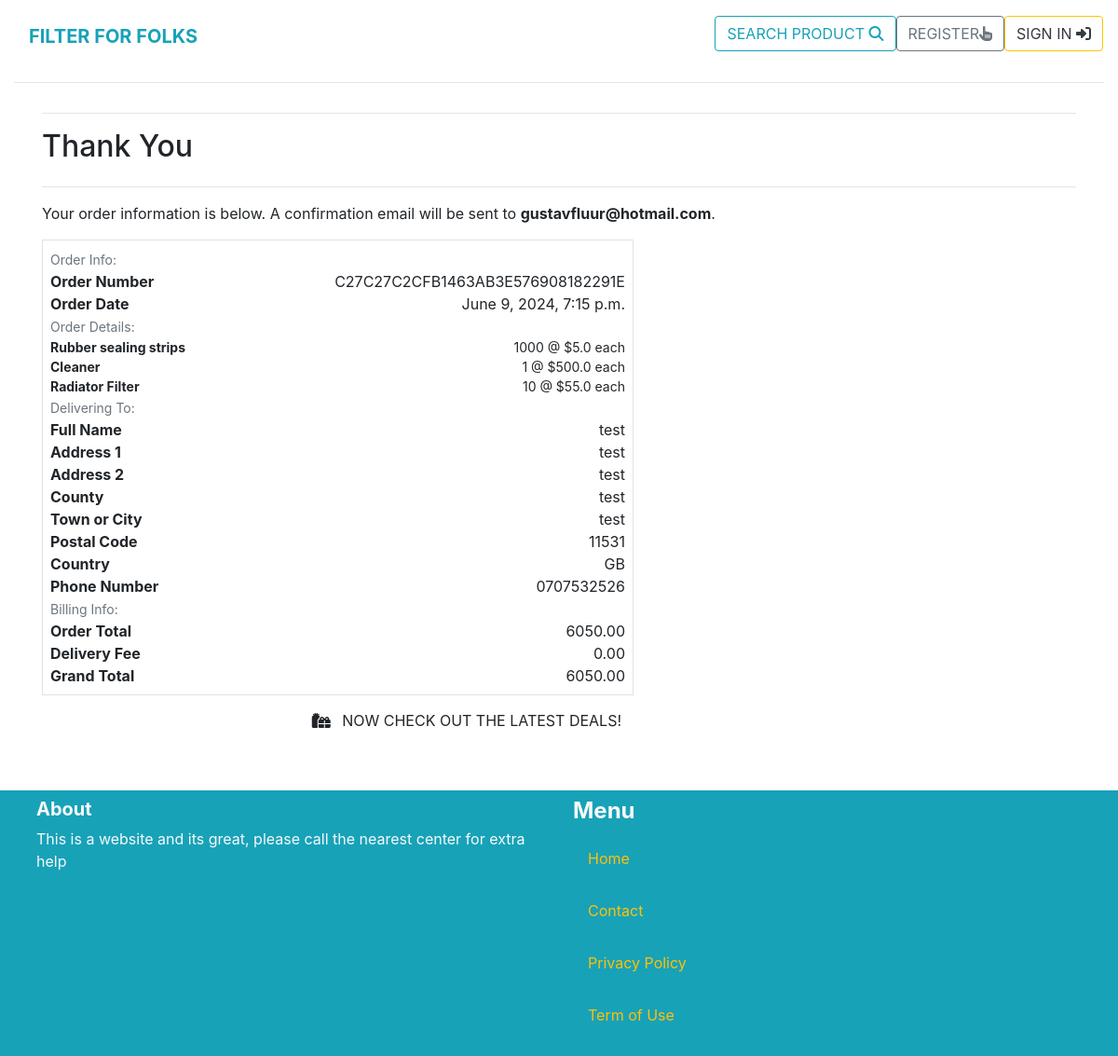
Screenshot of /checkout/checkout_success/C27C27C2CFB1463AB3E576908182291E with the database file from the repository.
### checkout/models.py (models this page shows, shortened)
class Order(models.Model):
    order_number = models.CharField(max_length=32, null=False, editable=False)
    user_account = models.ForeignKey(UserAccount, on_delete=models.SET_NULL,null=True, blank=True, related_name='orders')
    full_name = models.CharField(max_length=50, null=False, blank=False)
    email = models.EmailField(max_length=254, null=False, blank=False)
    phone_number = models.CharField(max_length=20, null=False, blank=False)
    country = CountryField(blank_label='Select Your Country *', null=False, blank=False)
    postcode = models.CharField(max_length=20, null=True, blank=True)
    town_or_city = models.CharField(max_length=40, null=False, blank=False)
    street_address1 = models.CharField(max_length=80, null=False, blank=False)
    street_address2 = models.CharField(max_length=80, null=True, blank=True)
    county = models.CharField(max_length=80, null=True, blank=True)
    date = models.DateTimeField(auto_now_add=True)
    delivery_cost = models.DecimalField(max_digits=6, decimal_places=2, null=False, default=0)
    order_total = models.DecimalField(max_digits=10, decimal_places=2, null=False, default=0)
    grand_total = models.DecimalField(max_digits=10, decimal_places=2, null=False, default=0)
    original_cart = models.TextField(null=False, blank=False, default='')
    stripe_pid = models.CharField(max_length=254, null=False, blank=False, default='')

class OrderLineItem(models.Model):
    order = models.ForeignKey(Order, null=False, blank=False, on_delete=models.CASCADE, related_name='lineitems')
    product = models.ForeignKey(Product, null=False, blank=False, on_delete=models.CASCADE)
    quantity = models.IntegerField(null=False, blank=False, default=0)
    lineitem_total = models.DecimalField(max_digits=6, decimal_places=2, null=False, blank=False, editable=False)

### product/models.py (models this page shows, shortened)
class Product(models.Model):
    category = models.ForeignKey('Category', null=True, blank=True, on_delete=models.CASCADE, related_name='products')
    sku = models.CharField(max_length=254,null=True,blank=True)
    name = models.CharField(max_length=300)
    description = models.TextField()
    price = models.FloatField()
    image = models.ImageField(upload_to='product_images', blank=True, null=True)

### checkout/views.py (the view)
# urls.py: path('checkout_success/<order_number>', views.checkout_success, name='checkout_success'),
def checkout_success(request, order_number):
    save_info = request.session.get('save_info')
    order = get_object_or_404(Order, order_number=order_number)
    messages.success(request, f'Order successfully processed! \
        Your order number is {order_number}. A confirmation \
        email will be sent to {order.email}.')
    if 'cart' in request.session:
        del request.session['cart']
    template = 'checkout/checkout_success.html'
    context = {
        'order': order,
    }
    return render(request, template, context)

### cart/contexts.py (called while the page is built, shortened)
def cart_contents(request):
    cart_items = []
    total = 0
    product_count = 0
    cart = request.session.get('cart', {})
    if total < settings.FREE_DELIVERY_THRESHOLD:
        delivery = total * settings.STANDARD_DELIVERY_PERCENTAGE / 100
        free_delivery_delta = settings.FREE_DELIVERY_THRESHOLD - total
    else:
        delivery = 0
        free_delivery_delta = 0
    grand_total = delivery + total
    context = {
        'cart_items': cart_items,
        'total': total,
        'product_count': product_count,
        'delivery': delivery,
        'free_delivery_delta': free_delivery_delta,
        'free_delivery_threshold': settings.FREE_DELIVERY_THRESHOLD,
        'grand_total': grand_total,
    }
    return context

### checkout/templates/checkout/checkout_success.html (shortened to what this page needs)
{% extends "core/base.html" %}
{% load static %}
{% block content %}
    <div class="container">
        <div class="row">
            <div class="col">
                <hr>
                <h2 class="logo-font mb-4">Thank You</h2>
                <hr>
                <p class="text-black">Your order information is below. A confirmation email will be sent to <strong>{{ order.email }}</strong>.</p>
            </div>
        </div>
        <div class="row">
            <div class="col-12 col-lg-7">
                <div class="order-confirmation-wrapper p-2 border">
                    <div class="row">
                        <div class="col">
                            <small class="text-muted">Order Info:</small>
                        </div>
                    </div>
                    <div class="row">
                        <div class="col-12 col-md-4">
                            <p class="mb-0 text-black font-weight-bold">Order Number</p>
                        </div>
                        <div class="col-12 col-md-8 text-md-right">
                            <p class="mb-0">{{ order.order_number }}</p>
                        </div>
                    </div>
                    <div class="row">
                        <div class="col-12 col-md-4">
                            <p class="mb-0 text-black font-weight-bold">Order Date</p>
                        </div>
                        <div class="col-12 col-md-8 text-md-right">
                            <p class="mb-0">{{ order.date }}</p>
                        </div>
                    </div>
                    <div class="row">
                        <div class="col">
                            <small class="text-muted">Order Details:</small>
                        </div>
                    </div>
                    {% for item in order.lineitems.all %}
                    <div class="row">
                        <div class="col-12 col-md-4">
                            <p class="small mb-0 text-black font-weight-bold">
                                {{ item.product.name }}
                            </p>
                        </div>
                        <div class="col-12 col-md-8 text-md-right">
                            <p class="small mb-0">{{ item.quantity }} @ ${{ item.product.price }} each</p>
                        </div>
                    </div>
                    {% endfor %}
                    <div class="row">
                        <div class="col">
                            <small class="text-muted">Delivering To:</small>
                        </div>
                    </div>
                    <div class="row">
                        <div class="col-12 col-md-4">
                            <p class="mb-0 text-black font-weight-bold">Full Name</p>
                        </div>
                        <div class="col-12 col-md-8 text-md-right">
                            <p class="mb-0">{{ order.full_name }}</p>
                        </div>
                    </div>
                    <div class="row">
                        <div class="col-12 col-md-4">
                            <p class="mb-0 text-black font-weight-bold">Address 1</p>
                        </div>
                        <div class="col-12 col-md-8 text-md-right">
                            <p class="mb-0">{{ order.street_address1 }}</p>
                        </div>
                    </div>
                    {% if order.street_address2 %}
                    <div class="row">
                        <div class="col-12 col-md-4">
                            <p class="mb-0 text-black font-weight-bold">Address 2</p>
                        </div>
                        <div class="col-12 col-md-8 text-md-right">
                            <p class="mb-0">{{ order.street_address2 }}</p>
                        </div>
                    </div>
                    {% endif %}
                    {% if order.county %}
                    <div class="row">
                        <div class="col-12 col-md-4">
                            <p class="mb-0 text-black font-weight-bold">County</p>
                        </div>
                        <div class="col-12 col-md-8 text-md-right">
                            <p class="mb-0">{{ order.county }}</p>
                        </div>
                    </div>
                    {% endif %}
                    <div class="row">
                        <div class="col-12 col-md-4">
                            <p class="mb-0 text-black font-weight-bold">Town or City</p>
                        </div>
                        <div class="col-12 col-md-8 text-md-right">
                            <p class="mb-0">{{ order.town_or_city }}</p>
                        </div>
                    </div>
                    {% if order.postcode %}
                    <div class="row">
                        <div class="col-12 col-md-4">
                            <p class="mb-0 text-black font-weight-bold">Postal Code</p>
                        </div>
                        <div class="col-12 col-md-8 text-md-right">
                            <p class="mb-0">{{ order.postcode }}</p>
                        </div>
                    </div>
                    {% endif %}
                    <div class="row">
                        <div class="col-12 col-md-4">
                            <p class="mb-0 text-black font-weight-bold">Country</p>
                        </div>
                        <div class="col-12 col-md-8 text-md-right">
                            <p class="mb-0">{{ order.country }}</p>
                        </div>
                    </div>
                    <div class="row">
                        <div class="col-12 col-md-4">
                            <p class="mb-0 text-black font-weight-bold">Phone Number</p>
                        </div>
                        <div class="col-12 col-md-8 text-md-right">
                            <p class="mb-0">{{ order.phone_number }}</p>
                        </div>
                    </div>
                    <div class="row">
                        <div class="col">
                            <small class="text-muted">Billing Info:</small>
                        </div>
                    </div>
                    <div class="row">
                        <div class="col-12 col-md-4">
                            <p class="mb-0 text-black font-weight-bold">Order Total</p>
                        </div>
                        <div class="col-12 col-md-8 text-md-right">
                            <p class="mb-0">{{ order.order_total }}</p>
                        </div>
                    </div>
                    <div class="row">
                        <div class="col-12 col-md-4">
                            <p class="mb-0 text-black font-weight-bold">Delivery Fee</p>
                        </div>
                        <div class="col-12 col-md-8 text-md-right">
                            <p class="mb-0">{{ order.delivery_cost }}</p>
                        </div>
                    </div>
                    <div class="row">
                        <div class="col-12 col-md-4">
                            <p class="mb-0 text-black font-weight-bold">Grand Total</p>
                        </div>
                        <div class="col-12 col-md-8 text-md-right">
                            <p class="mb-0">{{ order.grand_total }}</p>
                        </div>
                    </div>
                </div>
            </div>
        </div>
        <div class="row">
			<div class="col-12 col-lg-7 text-right">
				<a href="{% url 'product:inventory' %}?category=new_arrivals,deals,clearance" class="btn btn-black rounded-0 my-2">
					<span class="icon mr-2">
						<i class="fas fa-gifts"></i>
					</span>
					<span class="text-uppercase">Now check out the latest deals!</span>
				</a>
			</div>
		</div>
    </div>
{% endblock %}

### static/css/base.css (style rules this page uses)
html { height: 100%; }

### rows the page displays
Order: email "gustavfluur@hotmail.com", order_number "C27C27C2CFB1463AB3E576908182291E", date "June 9, 2024, 7:15 p.m.", full_name "test", street_address1 "test", street_address2 "test", county "test", town_or_city "test", postcode "11531", country "GB", phone_number "0707532526", order_total "6050.00", delivery_cost "0.00", grand_total "6050.00"
OrderLineItem: product.name "Rubber sealing strips", quantity "1000", product.price "5.0"
OrderLineItem: product.name "Cleaner", quantity "1", product.price "500.0"
OrderLineItem: product.name "Radiator Filter", quantity "10", product.price "55.0"
